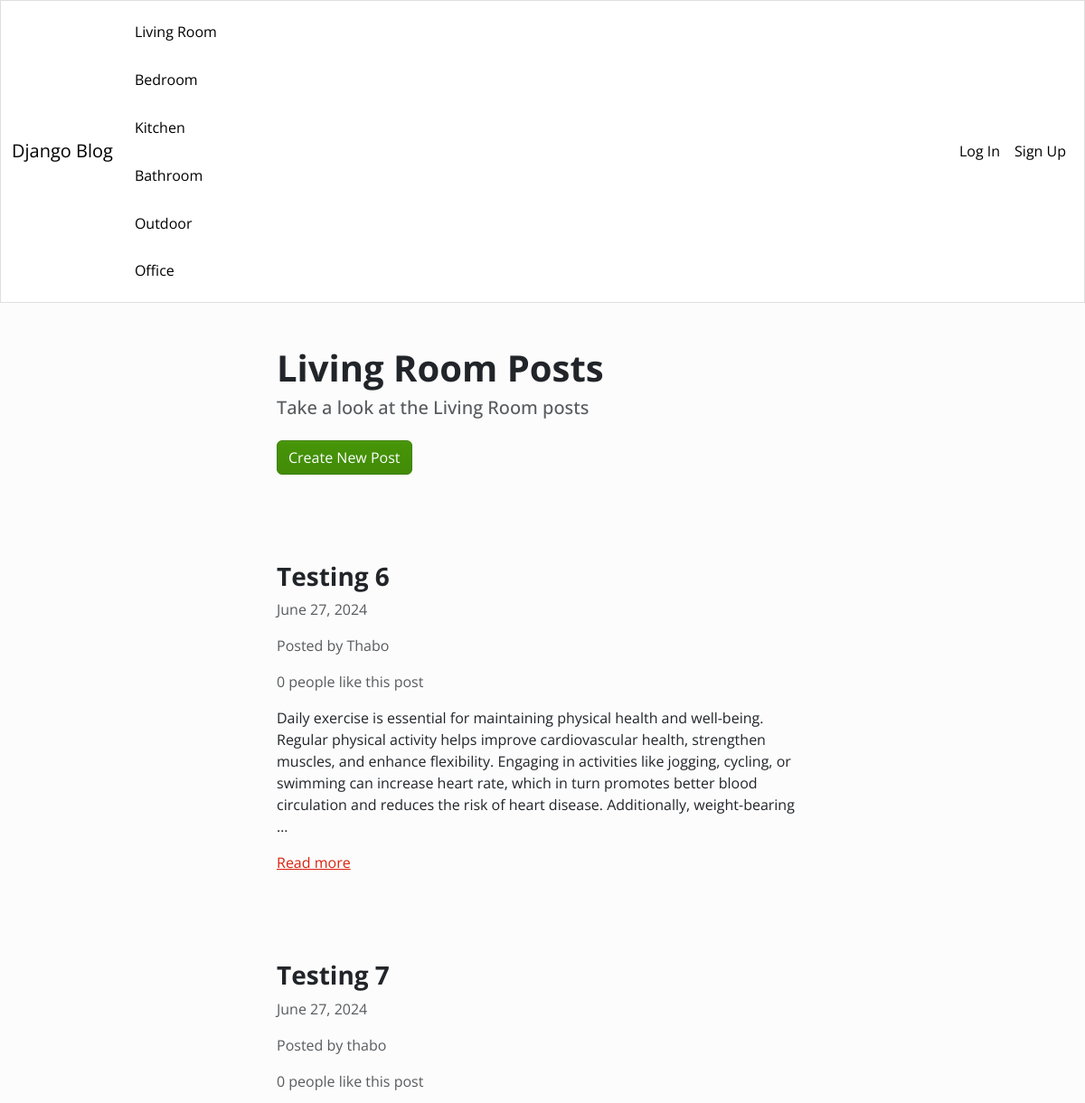
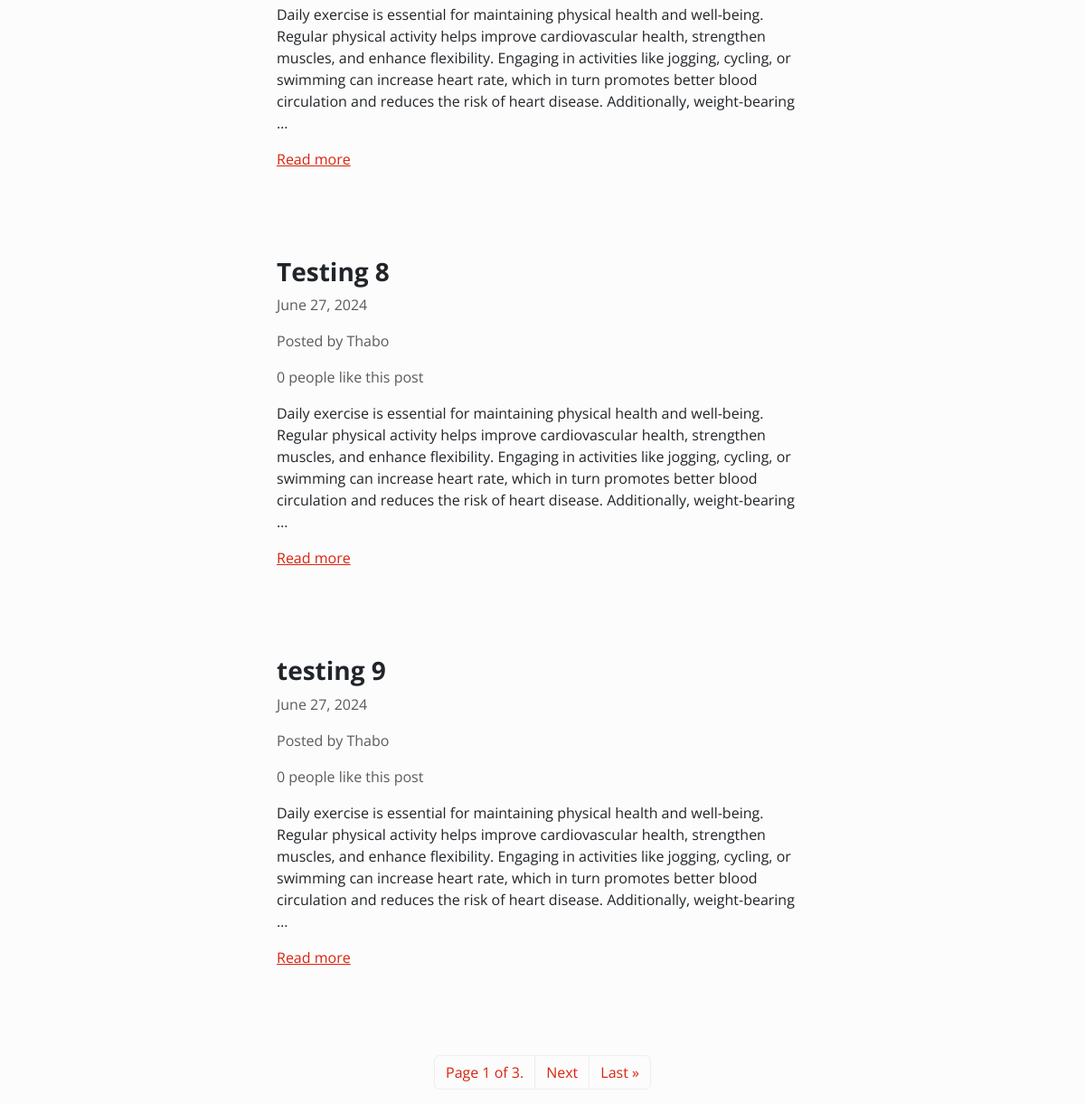
Before: /blog/living/ with the older database file (2 pictures, top to bottom).
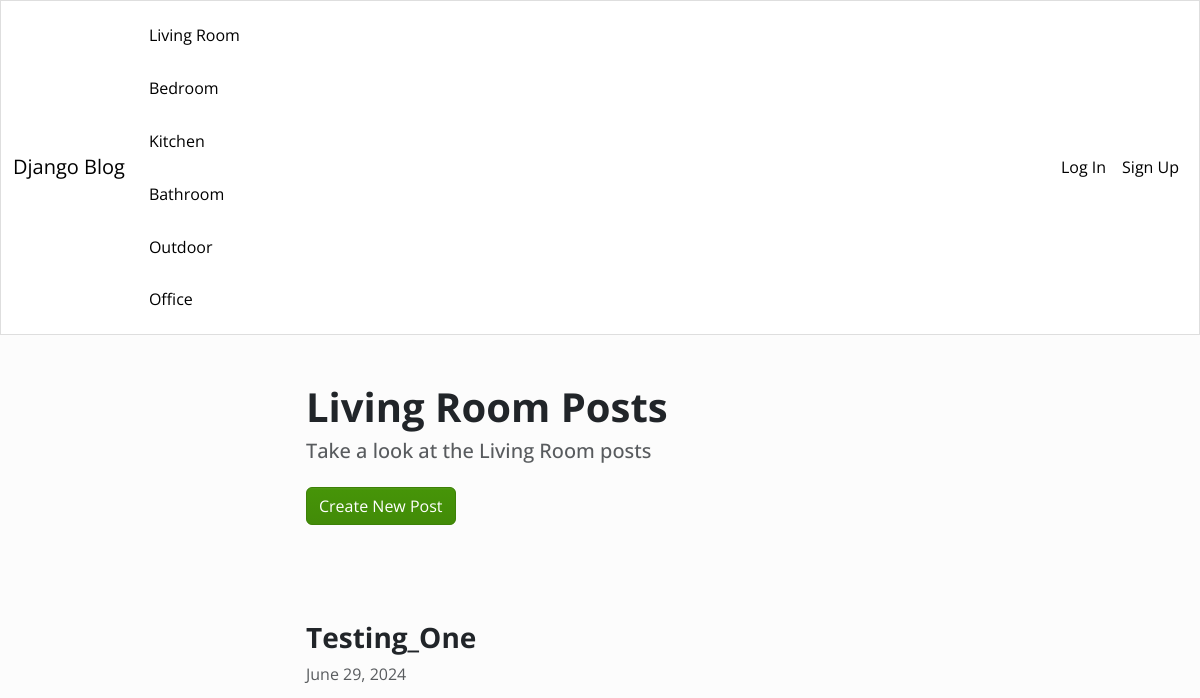
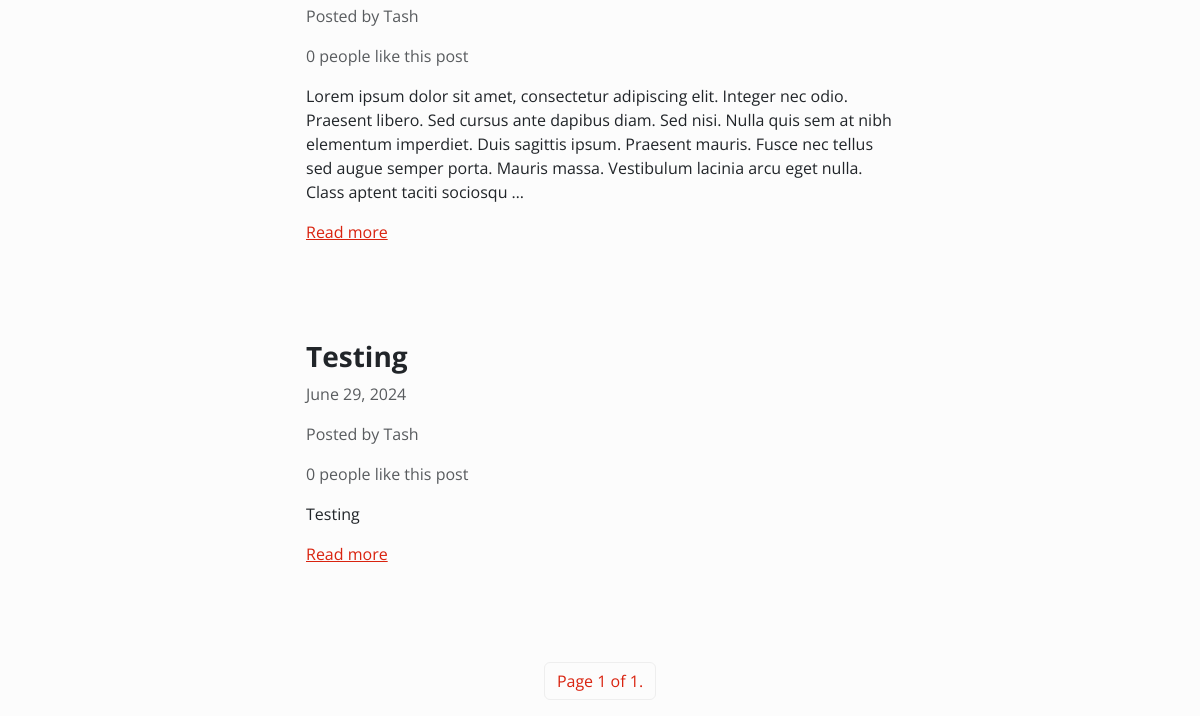
After: the same page with the newer database file (2 pictures, top to bottom).
### blog/models.py (models this page shows)
class Article(models.Model):
    title = models.CharField(max_length=255)
    content = HTMLField()
    date = models.DateField(auto_now_add=True)
    author = models.ForeignKey(User, on_delete=models.CASCADE)
    living = models.BooleanField(default=False)
    bedroom = models.BooleanField(default=False)
    kitchen = models.BooleanField(default=False)
    bathroom = models.BooleanField(default=False)
    outdoor = models.BooleanField(default=False)
    office = models.BooleanField(default=False)
    likes = models.ManyToManyField(User, related_name='likes', blank=True)
    image = models.ImageField(upload_to='images/', blank=True, null=True)

### blog/views.py (the view)
# urls.py: path('living/', LivingRoomPosts.as_view(), name='living'),
class LivingRoomPosts(ListView):
    model = Article
    queryset = Article.objects.filter(living=True).order_by('-date')
    template_name = 'blog/blog_living.html'
    paginate_by = 4
    def get_context_data(self, **kwargs):
        context = super().get_context_data(**kwargs)
        context['living_count'] = self.get_queryset().count()
        return context ###############

### blog/templates/blog/blog_living.html (shortened to what this page needs)
{% extends "blog/blog_base.html" %}
{% block content %}
    <div class="row">
        <div class="col-md-6 col-12 mx-md-auto mx-3 mt-5 mb-5">
            <h1 class="fw-bolder">Living Room Posts</h1>
            <h5 class="text-muted">Take a look at the Living Room posts</h5>
            <a href="{% url 'create_article' %}" class="btn btn-success mt-3">Create New Post</a>
        </div>
    </div>
    {% for object in object_list %}
    <div class="row">
        <div class="col-md-6 col-11 mx-md-auto mx-3 mt-5 mb-5">
            <h3 class="fw-bold">{{ object.title }}</h3>
            <p class="text-muted">{{ object.date }}</p>
            <p class="text-muted">Posted by {{ object.author.username }}</p>
            {% if object.likes.count == 1 %}
                <p class="text-muted">{{ object.likes.count }} person likes this post</p>
            {% else %}
                <p class="text-muted">{{ object.likes.count }} people like this post</p>
            {% endif %}
            <div class="my-3">
                {{ object.content|truncatewords_html:50|safe }}
            </div>
            <a href="{% url 'detail_article' object.id %}">Read more</a>
        </div>
    </div>
    {% endfor %}
    <nav>
        <ul class="pagination">
            <div class="mx-auto d-flex flex-row mt-5">
                <li class="page-item">
                    <a href="#" class="page-link">Page {{ page_obj.number }} of {{ page_obj.paginator.num_pages }}.</a>
                </li>
                {% if page_obj.has_next %}
                    <li class="page-item">
                        <a class="page-link" href="?page={{ page_obj.next_page_number }}">Next</a>
                    </li>
                    <li class="page-item">
                        <a href="?page={{ page_obj.paginator.num_pages }}" class="page-link">Last &raquo;</a>
                    </li>
                {% endif %}
            </div>
        </ul>
    </nav>
{% endblock %}

Changed rows visible on the page:
removed Article: title "Testing 6", date "June 27, 2024", author.username "Thabo", likes.count "0", content "Daily exercise is essential for maintaining physical health and well-being. Regular physical activity helps improve cardiovascular health, strengthen muscles, and enhance flexibility. Engaging in activities like jogging, cycling, or swimming can increase heart rate, which in turn promotes better blood circulation and reduces the risk of heart disease. Additionally, weight-bearing …"
removed Article: title "Testing 7", date "June 27, 2024", author.username "thabo", likes.count "0", content "Daily exercise is essential for maintaining physical health and well-being. Regular physical activity helps improve cardiovascular health, strengthen muscles, and enhance flexibility. Engaging in activities like jogging, cycling, or swimming can increase heart rate, which in turn promotes better blood circulation and reduces the risk of heart disease. Additionally, weight-bearing …"
removed Article: title "Testing 8", date "June 27, 2024", author.username "Thabo", likes.count "0", content "Daily exercise is essential for maintaining physical health and well-being. Regular physical activity helps improve cardiovascular health, strengthen muscles, and enhance flexibility. Engaging in activities like jogging, cycling, or swimming can increase heart rate, which in turn promotes better blood circulation and reduces the risk of heart disease. Additionally, weight-bearing …"
removed Article: title "testing 9", date "June 27, 2024", author.username "Thabo", likes.count "0", content "Daily exercise is essential for maintaining physical health and well-being. Regular physical activity helps improve cardiovascular health, strengthen muscles, and enhance flexibility. Engaging in activities like jogging, cycling, or swimming can increase heart rate, which in turn promotes better blood circulation and reduces the risk of heart disease. Additionally, weight-bearing …"
added Article: title "Testing_One", date "June 29, 2024", author.username "Tash", likes.count "0", content "Lorem ipsum dolor sit amet, consectetur adipiscing elit. Integer nec odio. Praesent libero. Sed cursus ante dapibus diam. Sed nisi. Nulla quis sem at nibh elementum imperdiet. Duis sagittis ipsum. Praesent mauris. Fusce nec tellus sed augue semper porta. Mauris massa. Vestibulum lacinia arcu eget nulla. Class aptent taciti sociosqu …"
added Article: title "Testing", date "June 29, 2024", author.username "Tash", likes.count "0", content "Testing"
Other visible differences:
{{ page_obj.paginator.num_pages }}: "3" → "1"
text no longer shown: "Next Last »"
